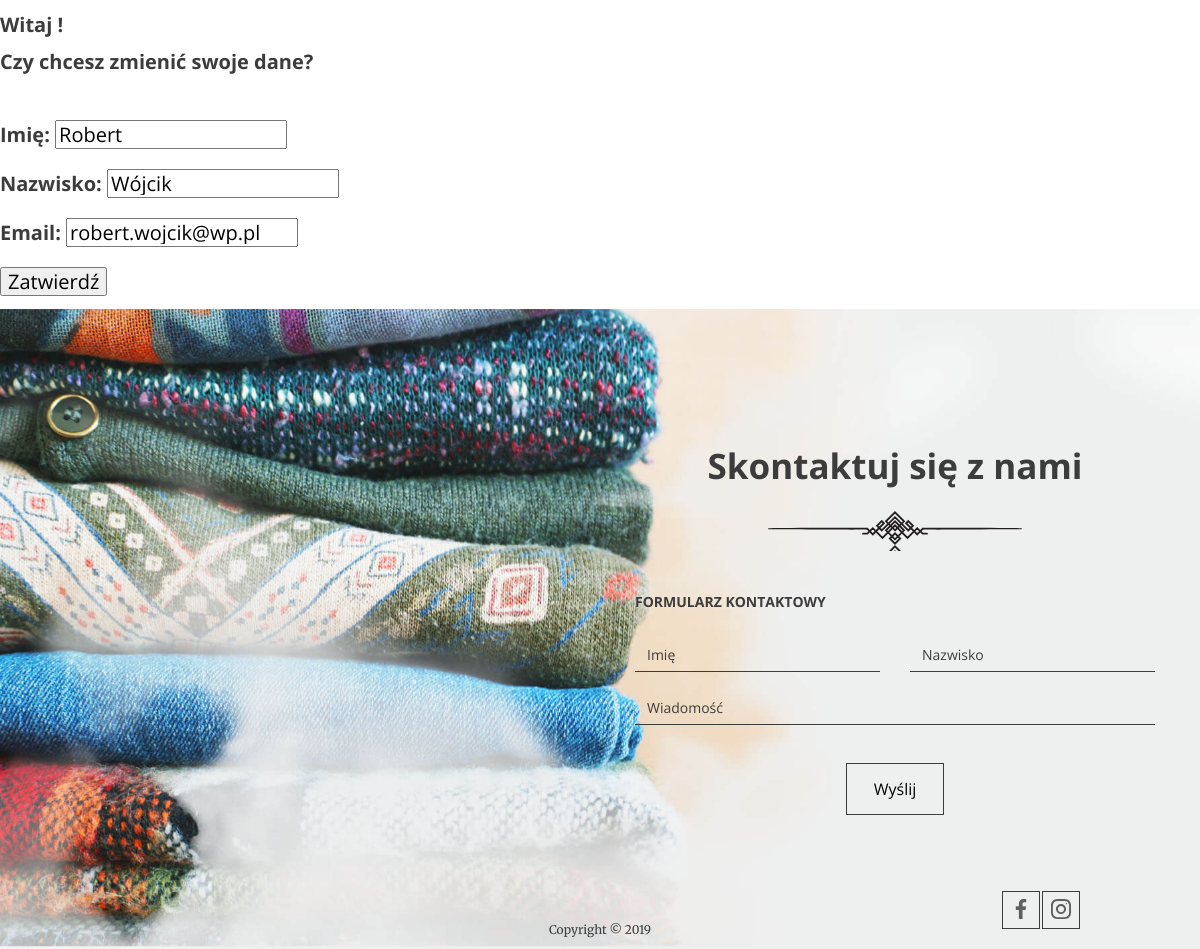
Page /user_update/11/ on the committed database.
### accounts/models.py (models this page shows, shortened)
class CustomUser(AbstractBaseUser, PermissionsMixin):
    first_name = models.CharField(max_length=64, verbose_name='Imię')
    surname = models.CharField(max_length=64, verbose_name='Nazwisko')
    email = models.EmailField(max_length=64, unique=True, verbose_name='Email')
    password = models.CharField(max_length=64, verbose_name='Hasło')
    password_2 = models.CharField(max_length=64, verbose_name='Powtórz hasło')
    is_staff = models.BooleanField(default=False)
    is_active = models.BooleanField(default=True)
    is_superuser = models.BooleanField(default=False)
    date_joined = models.DateTimeField(default=timezone.now)
    USERNAME_FIELD = 'email'
    REQUIRED_FIELDS = []
    objects = CustomUserManager()

### main_app/views.py (the view)
# urls.py: path('user_update/<int:pk>/', UserDetailsUpdate.as_view(), name='User Details Update'),
class UserDetailsUpdate(UpdateView):
    model = CustomUser
    fields = ['first_name', 'surname', 'email']
    template_name_suffix = '_update_form'
    def get_context_data(self, **kwargs):
        context = super().get_context_data(**kwargs)
        context['user.pk']=self.kwargs['pk']
        return context
    success_url = '/index/'

### accounts/templates/accounts/customuser_update_form.html (shortened to what this page needs)
{% extends 'base.html' %}
{% block content %}
    <div class="container--90">
<h1> Witaj {{ user.first_name }} !</h1>
        <h1> Czy chcesz zmienić swoje dane? </h1>
    <form action="" method="POST">
        <h1> {{ form.as_p }}
        <input type="submit" value="Zatwierdź"></h1>
    </form>
</div>
{% endblock %}

### rows in the picture
CustomUser: first_name "Robert", surname "Wójcik", email "robert.wojcik@wp.pl"
